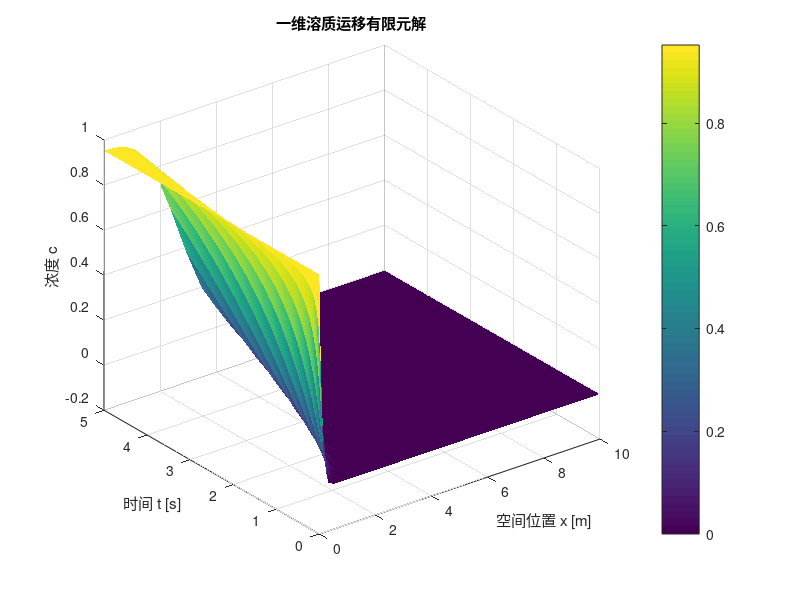

Source code (MATLAB):
%% 一维溶质运移有限元求解（非均匀网格 + 向后差分）
% 控制方程: ∂c/∂t + u*∂c/∂x = D*∂²c/∂x²
% 边界条件: c(0,t) = c_left (固定浓度), ∂c/∂x(L,t) = 0 (右端零梯度)
% 初始条件: c(x,0) = 0

clc; clear; close all;

%% 参数定义
L = 10.0;        % 空间域长度 [m]
T = 5.0;         % 总模拟时间 [s]
D = 0.1;         % 扩散系数 [m²/s]
u = 0.5;         % 流速 [m/s]
c_left = 1.0;    % 左边界浓度
Nx = 20;         % 空间节点数
Nt = 100;        % 时间步数
dt = T/Nt;       % 时间步长 [s]

%% 生成非均匀空间网格（线性递增步长）
x = zeros(Nx,1);          % 网格节点坐标
h = zeros(Nx-1,1);        % 单元长度
x(1) = 0;                 % 左端点
dx_min = L/(Nx*(Nx-1)/2); % 最小步长（等差基数）
for i = 1:Nx-1
    h(i) = dx_min * i;     % 单元长度线性递增
    x(i+1) = x(i) + h(i); 
end

%% 组装全局质量矩阵 M 和刚度矩阵 K
M = zeros(Nx,Nx);     % 质量矩阵
K = zeros(Nx,Nx);     % 刚度矩阵（扩散 + 对流）

% 遍历每个单元进行局部矩阵计算并组装
for e = 1:Nx-1
    % 当前单元节点编号
    n1 = e;
    n2 = e+1;
    
    % 单元长度
    he = h(e);
    
    % 局部质量矩阵 (积分 phi_i*phi_j)
    Me = he/6 * [2, 1; 
                 1, 2];
    
    % 局部扩散矩阵 (积分 D*dphi_i/dx * dphi_j/dx)
    Ke_diff = D/he * [1, -1; 
                     -1, 1];
    
    % 局部对流矩阵 (积分 u*phi_i*dphi_j/dx)
    Ke_conv = u/2 * [-1, 1; 
                    -1, 1];
    
    % 合并局部刚度矩阵
    Ke = Ke_diff + Ke_conv;
    
    % 组装到全局矩阵
    M([n1,n2],[n1,n2]) = M([n1,n2],[n1,n2]) + Me;
    K([n1,n2],[n1,n2]) = K([n1,n2],[n1,n2]) + Ke;
end

%% 处理边界条件
% 左边界固定浓度 (Dirichlet)
M(1,:) = 0;    M(1,1) = 1;    % 质量矩阵第一行清零，对角线置1
K(1,:) = 0;    K(1,1) = 1;    % 刚度矩阵同理

% 右边界零梯度 (Neumann): 自然边界条件，无需额外处理

%% 初始化浓度场
c_old = zeros(Nx,1);     % 初始浓度全为0
c_old(1) = c_left;       % 左边界初始值

%% 时间步进求解（向后差分）
c_history = zeros(Nx,Nt); % 存储浓度历史
for n = 1:Nt
    % 构造线性方程组: (M + dt*K)*c_new = M*c_old + dt*F
    % 此处无源项，F = 0
    
    A = M + dt*K;         % 系统矩阵
    b = M * c_old;        % 右端项
    
    % 更新左边界固定值
    b(1) = c_left;        % 直接覆盖
    
    % 求解线性方程组
    c_new = A \ b;
    
    % 更新浓度场
    c_old = c_new;
    c_history(:,n) = c_new;
end

%% 结果可视化
[X, T_grid] = meshgrid(x, linspace(0,T,Nt));
surf(X, T_grid, c_history', 'EdgeColor', 'none');
xlabel('空间位置 x [m]');
ylabel('时间 t [s]');
zlabel('浓度 c');
title('一维溶质运移有限元解');
colorbar;
